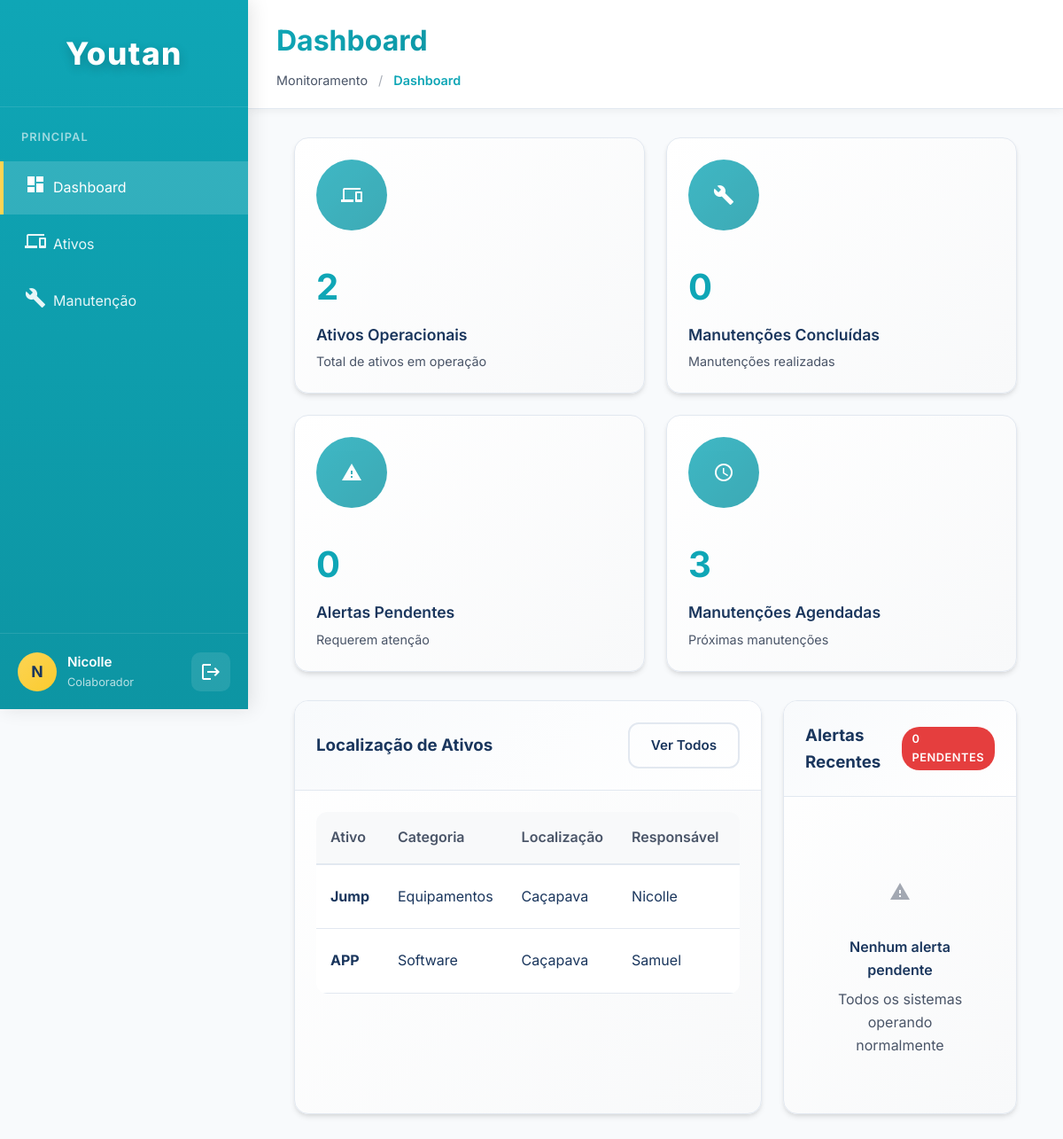
/home.php (signed in), run on the app's committed database.
### tables this page shows
CREATE TABLE `ativos` (
  `id` int(11) NOT NULL,
  `nome` varchar(150) NOT NULL,
  `id_categoria` int(11) NOT NULL,
  `valor` decimal(15,2) DEFAULT NULL,
  `data_aquisicao` date DEFAULT NULL,
  `numero_serie` varchar(100) DEFAULT NULL,
  `fabricante` varchar(100) DEFAULT NULL,
  `modelo` varchar(100) DEFAULT NULL,
  `status` enum('operacional','manutencao','descartado') NOT NULL DEFAULT 'operacional',
  `localizacao` varchar(255) NOT NULL,
  `id_usuario_responsavel` int(11) DEFAULT NULL,
  `data_garantia` date DEFAULT NULL,
  `observacoes` text DEFAULT NULL,
  `data_criacao` timestamp NOT NULL DEFAULT current_timestamp()
);

CREATE TABLE `categorias_ativos` (
  `id` int(11) NOT NULL,
  `nome` varchar(100) NOT NULL,
  `descricao` text DEFAULT NULL,
  `data_criacao` timestamp NOT NULL DEFAULT current_timestamp()
);

CREATE TABLE `usuarios` (
  `id` int(11) NOT NULL,
  `nome` varchar(100) NOT NULL,
  `email` varchar(100) NOT NULL,
  `senha` varchar(255) NOT NULL,
  `nivel_permissao` enum('admin','colaborador') NOT NULL DEFAULT 'colaborador',
  `setor` varchar(100) DEFAULT NULL,
  `data_criacao` timestamp NOT NULL DEFAULT current_timestamp(),
  `ativo` tinyint(1) DEFAULT 1
);

### home.php (the view, shortened to what this page needs)
<?php
require_once 'includes/db.php';
$total_ativos = 0;
$total_manutencoes = 0;
$total_alertas = 0;
$total_manutencoes_agendadas = 0;
try {
    $stmt_ativos = $conn->query("SELECT COUNT(id) FROM ativos WHERE status != 'descartado'");
    $total_ativos = $stmt_ativos->fetchColumn();
    $stmt_manut = $conn->query("SELECT COUNT(id) FROM manutencoes WHERE status = 'concluida'");
    $total_manutencoes = $stmt_manut->fetchColumn();
    $stmt_alertas = $conn->query("SELECT COUNT(id) FROM alertas WHERE status = 'pendente'");
    $total_alertas = $stmt_alertas->fetchColumn();
    $stmt_manut_agendadas = $conn->query("SELECT COUNT(id) FROM manutencoes WHERE status = 'agendada'");
    $total_manutencoes_agendadas = $stmt_manut_agendadas->fetchColumn();
    $ativos_recentes = $conn->query("
        SELECT a.nome, c.nome as categoria, a.localizacao, a.status,
            u.nome as nome_responsavel
        FROM ativos a
        LEFT JOIN categorias_ativos c ON a.id_categoria = c.id
        LEFT JOIN usuarios u ON a.id_usuario_responsavel = u.id
        WHERE a.status != 'descartado'
        ORDER BY a.data_criacao DESC
        LIMIT 8
    ")->fetchAll();
    $alertas_recentes = $conn->query("
        SELECT a.tipo, a.titulo, a.descricao, a.severidade, a.data_criacao,
            atv.nome as nome_ativo,
            m.id as id_manutencao
        FROM alertas a
        LEFT JOIN ativos atv ON a.id_ativo = atv.id
        LEFT JOIN manutencoes m ON a.id_manutencao = m.id
        WHERE a.status = 'pendente'
        ORDER BY
            CASE a.severidade
                WHEN 'critica' THEN 1
                WHEN 'alta' THEN 2
                WHEN 'media' THEN 3
                ELSE 4
            END,
            a.data_criacao DESC
        LIMIT 5
    ")->fetchAll();
} catch (PDOException $e) {
    $erro_dashboard = "Não foi possível carregar os indicadores: " . $e->getMessage();
}
include 'includes/header.php';
?>
<div class="container">
    <div class="kpi-grid">
        <div class="card animate-fadeIn">
            <div class="card-body">
                <div class="kpi-header">
                    <div class="kpi-icon">
                        <i class="icons icon-assets"></i>
                    </div>
                </div>
                <div class="kpi-value"><?php echo $total_ativos; ?></div>
                <div class="kpi-label">Ativos Operacionais</div>
                <div class="kpi-description">Total de ativos em operação</div>
            </div>
        </div>
        <div class="card animate-fadeIn">
            <div class="card-body">
                <div class="kpi-header">
                    <div class="kpi-icon">
                        <i class="icons icon-maintenance"></i>
                    </div>
                </div>
                <div class="kpi-value"><?php echo $total_manutencoes; ?></div>
                <div class="kpi-label">Manutenções Concluídas</div>
                <div class="kpi-description">Manutenções realizadas</div>
            </div>
        </div>
        <div class="card animate-fadeIn">
            <div class="card-body">
                <div class="kpi-header">
                    <div class="kpi-icon">
                        <i class="icons icon-alerts"></i>
                    </div>
                </div>
                <div class="kpi-value"><?php echo $total_alertas; ?></div>
                <div class="kpi-label">Alertas Pendentes</div>
                <div class="kpi-description">Requerem atenção</div>
            </div>
        </div>
        <div class="card animate-fadeIn">
            <div class="card-body">
                <div class="kpi-header">
                    <div class="kpi-icon">
                        <i class="icons icon-scheduled"></i>
                    </div>
                </div>
                <div class="kpi-value"><?php echo $total_manutencoes_agendadas; ?></div>
                <div class="kpi-label">Manutenções Agendadas</div>
                <div class="kpi-description">Próximas manutenções</div>
            </div>
        </div>
    </div>
    <div class="content-grid">
        <div class="card animate-fadeIn">
            <div class="card-header">
                <h3>Localização de Ativos</h3>
                <a href="assets.php" class="btn btn-outline">Ver Todos</a>
            </div>
            <div class="card-body">
                <div class="table-responsive">
                    <table class="data-table">
                        <thead>
                            <tr>
                                <th>Ativo</th>
                                <th>Categoria</th>
                                <th>Localização</th>
                                <th>Responsável</th>
                                <th>Status</th>
                            </tr>
                        </thead>
                        <tbody>
                            <?php if (empty($ativos_recentes)): ?>
                                <tr>
                                    <td colspan="5" class="empty-state">
                                        <div class="empty-icon">
                                            <i class="icons icon-assets"></i>
                                        </div>
                                        <h4>Nenhum ativo cadastrado</h4>
                                        <p>Comece cadastrando seu primeiro ativo</p>
                                    </td>
                                </tr>
                            <?php else: ?>
                                <?php foreach ($ativos_recentes as $ativo): ?>
                                    <tr>
                                        <td><strong><?php echo htmlspecialchars($ativo['nome']); ?></strong></td>
                                        <td><?php echo htmlspecialchars($ativo['categoria']); ?></td>
                                        <td><?php echo htmlspecialchars($ativo['localizacao']); ?></td>
                                        <td><?php echo htmlspecialchars($ativo['nome_responsavel'] ?? 'Não atribuído'); ?></td>
                                        <td>
                                        </td>
                                    </tr>
                                <?php endforeach; ?>
                            <?php endif; ?>
                        </tbody>
                    </table>
                </div>
            </div>
        </div>
        <div class="card animate-fadeIn">
            <div class="card-header">
                <h3>Alertas Recentes</h3>
                <span class="badge badge-error"><?php echo $total_alertas; ?> pendentes</span>
            </div>
            <div class="card-body">
                <?php if (empty($alertas_recentes)): ?>
                    <div class="empty-state">
                        <div class="empty-icon">
                            <i class="icons icon-alerts"></i>
                        </div>
                        <h4>Nenhum alerta pendente</h4>
                        <p>Todos os sistemas operando normalmente</p>
                    </div>
                <?php endif; ?>
            </div>
        </div>
    </div>
</div>
<?php
include 'includes/footer.php';
?>

### css/global.css (style rules this page uses)
:root { --cor-primaria: #0fa6b6; --cor-secundaria: #fcd454; --cor-terciaria: #d4ec7c; --cor-quaternaria: #74c1a0; --cor-fundo: #f8fafc; --cor-fundo-auth: #f8f9fa; --cor-fundo-card: #ffffff; --cor-texto: #1a365d; --cor-texto-secundario: #4a5568; --cor-borda: #e2e8f0; --cor-erro: #e53e3e; --cor-sucesso: #38a169; --cor-alerta: #d69e2e; --cor-info: #3182ce; --cor-branca: #ffffff; --sombra: 0 4px 6px -1px rgba(0, 0, 0, 0.1), 0 2px 4px -1px rgba(0, 0, 0, 0.06); --sombra-hover: 0 20px 25px -5px rgba(0, 0, 0, 0.1), 0 10px 10px -5px rgba(0, 0, 0, 0.04); --gradiente-primario: linear-gradient(135deg, #0fa6b6 0%, #0d95a3 100%); --gradiente-secundario: linear-gradient(135deg, #fcd454 0%, #fbcb2e 100%); }
* { margin: 0; padding: 0; box-sizing: border-box; }
body { font-family: 'Inter', -apple-system, BlinkMacSystemFont, sans-serif; background-color: var(--cor-fundo); color: var(--cor-texto); line-height: 1.6; overflow-x: hidden; }
.container { max-width: 1200px; margin: 0 auto; padding: 0 20px; }
.animate-fadeIn { animation: fadeIn 0.6s ease-out; }
.card { background: var(--cor-fundo-card); border-radius: 16px; box-shadow: var(--sombra); border: 1px solid var(--cor-borda); transition: all 0.3s cubic-bezier(0.4, 0, 0.2, 1); overflow: hidden; animation: fadeIn 0.6s ease-out; }
.card-header { padding: 24px; border-bottom: 1px solid var(--cor-borda); background: linear-gradient(135deg, #f8fafc 0%, #ffffff 100%); display: flex; justify-content: space-between; align-items: center; }
.card-body { padding: 24px; }
.btn { display: inline-flex; align-items: center; gap: 8px; padding: 12px 24px; border: none; border-radius: 12px; font-weight: 600; font-size: 0.95rem; cursor: pointer; transition: all 0.3s cubic-bezier(0.4, 0, 0.2, 1); text-decoration: none; font-family: inherit; position: relative; overflow: hidden; }
.btn::before { content: ''; position: absolute; top: 0; left: -100%; width: 100%; height: 100%; background: linear-gradient(90deg, transparent, rgba(255,255,255,0.3), transparent); transition: left 0.5s; }
.btn-outline { background: transparent; border: 2px solid var(--cor-borda); color: var(--cor-texto); }
.table-responsive { overflow-x: auto; border-radius: 12px; }
.data-table { width: 100%; border-collapse: collapse; background: white; border-radius: 12px; overflow: hidden; }
.data-table th { background: linear-gradient(135deg, #f8fafc 0%, #edf2f7 100%); padding: 16px; text-align: left; font-weight: 600; color: var(--cor-texto); border-bottom: 2px solid var(--cor-borda); position: sticky; top: 0; }
.data-table td { padding: 16px; border-bottom: 1px solid var(--cor-borda); transition: all 0.3s ease; }
.data-table tr { transition: all 0.3s ease; }
.badge { padding: 6px 12px; border-radius: 20px; font-size: 0.8rem; font-weight: 600; text-transform: uppercase; letter-spacing: 0.5px; }
.badge-error { background: var(--cor-erro); color: white; }
.empty-state { text-align: center; padding: 60px 20px; color: var(--cor-texto-secundario); }
.empty-icon { font-size: 4rem; margin-bottom: 16px; opacity: 0.5; }
.empty-state h4 { margin-bottom: 8px; color: var(--cor-texto); font-weight: 600; }

### css/dashboard.css (style rules this page uses)
.kpi-grid { display: grid; grid-template-columns: repeat(auto-fit, minmax(280px, 1fr)); gap: 24px; margin-bottom: 32px; }
.kpi-header { display: flex; justify-content: space-between; align-items: center; margin-bottom: 16px; }
.kpi-icon { font-size: 2rem; opacity: 0.8; }
.kpi-value { font-size: 2.5rem; font-weight: 700; color: var(--cor-primaria); margin-bottom: 8px; }
.kpi-label { font-size: 1.1rem; font-weight: 600; color: var(--cor-texto); margin-bottom: 4px; }
.kpi-description { font-size: 0.9rem; color: var(--cor-texto-secundario); }
.content-grid { display: grid; grid-template-columns: 2fr 1fr; gap: 24px; }
.table-responsive { overflow-x: auto; }
.data-table { width: 100%; border-collapse: collapse; }
.data-table th { background: #f8f9fa; padding: 16px; text-align: left; font-weight: 600; color: var(--cor-texto-secundario); border-bottom: 2px solid var(--cor-borda); }
.data-table td { padding: 16px; border-bottom: 1px solid var(--cor-borda); }
.badge { padding: 4px 12px; border-radius: 20px; font-size: 0.8rem; font-weight: 600; }
.badge-error { background: var(--cor-erro); color: white; }
.empty-state { text-align: center; padding: 40px 20px; color: var(--cor-texto-secundario); }
.empty-icon { font-size: 3rem; margin-bottom: 16px; opacity: 0.5; }

### data on the page
ativos: nome "Jump", id_categoria.nome "Equipamentos", localizacao "Caçapava", id_usuario_responsavel.nome "Nicolle"
ativos: nome "APP", id_categoria.nome "Software", localizacao "Caçapava", id_usuario_responsavel.nome "Samuel"

### other printed values
substr($_SESSION['user_name'] ?? 'U', 0, 1) "N"
$_SESSION['user_name'] "Nicolle"
$page_title "Dashboard"
$total_ativos "2"
$total_manutencoes "0"
$total_alertas "0"
$total_manutencoes_agendadas "3"
